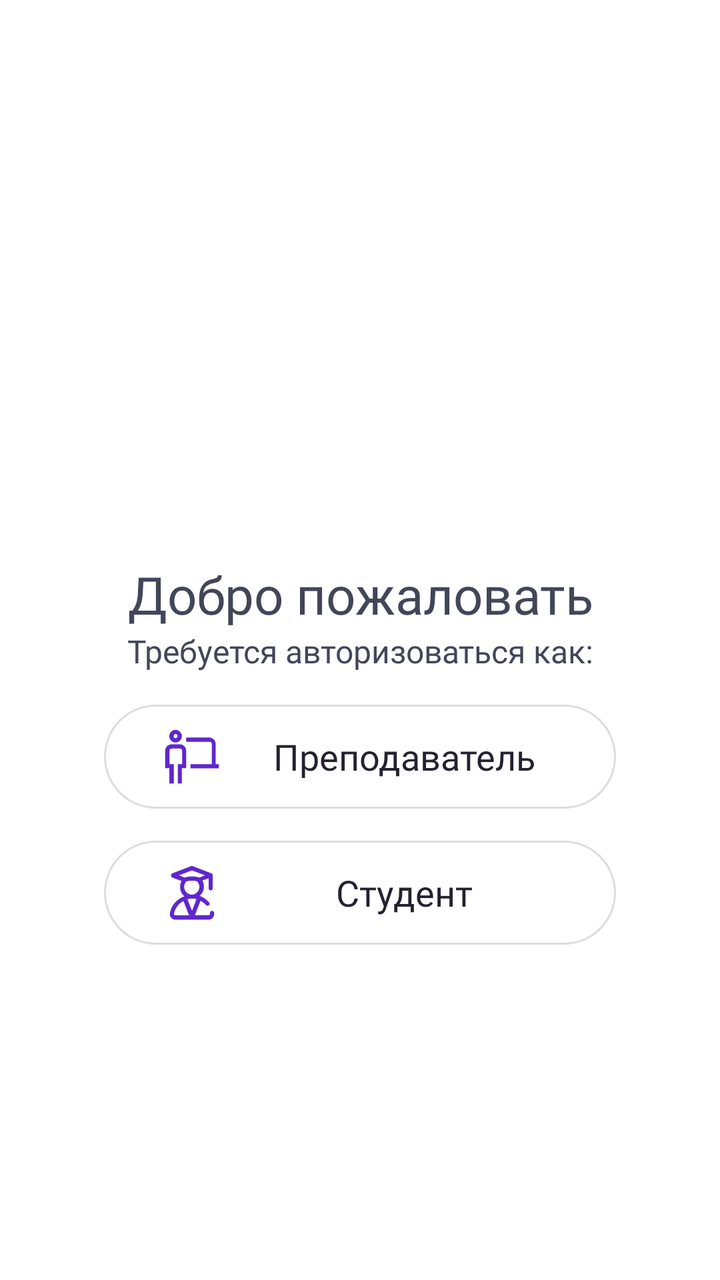
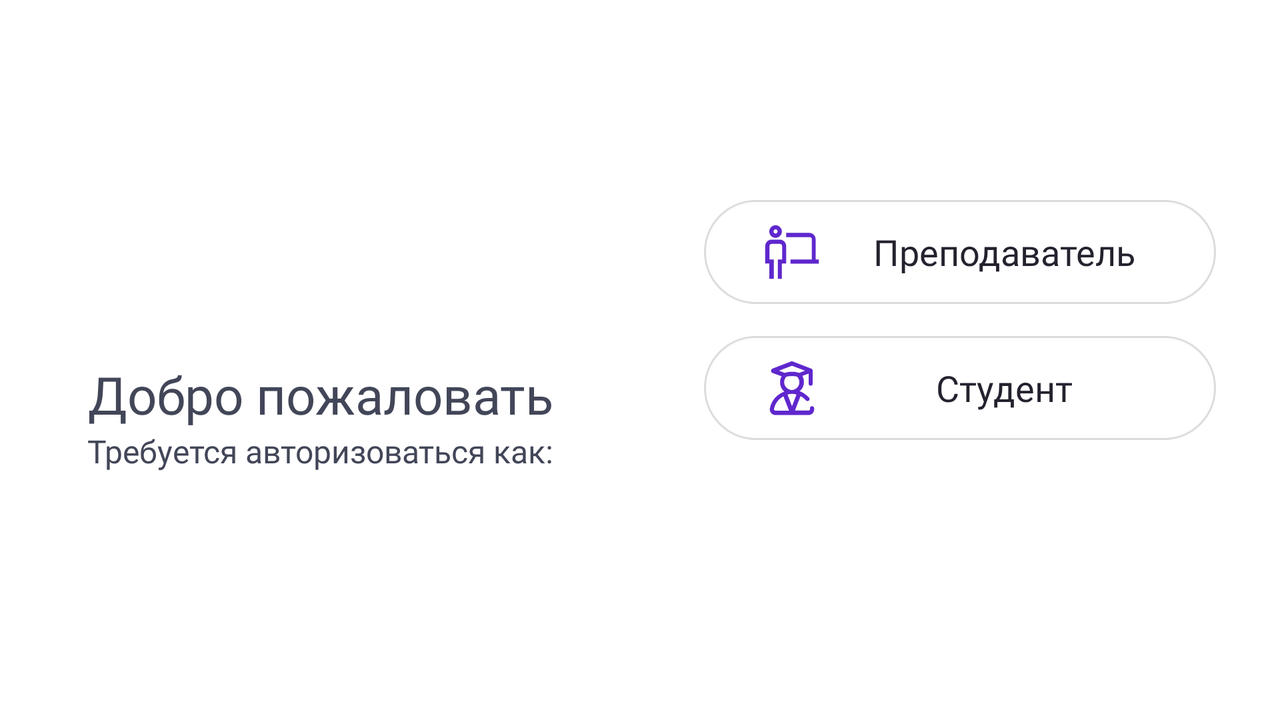

The same Android screen from two of the app's own layout files: first res/layout/ as a phone draws it, then the repository's variant for another configuration, drawn on a device whose configuration selects that folder. Both files follow.
<!-- AndroidManifest.xml: application theme AppTheme -->
<!-- res/layout/fragment_choice_of_role.xml -->
<?xml version="1.0" encoding="utf-8"?>
<LinearLayout xmlns:android="http://schemas.android.com/apk/res/android"
    xmlns:app="http://schemas.android.com/apk/res-auto"
    xmlns:tools="http://schemas.android.com/tools"
    android:layout_width="match_parent"
    android:layout_height="match_parent"
    android:gravity="center"
    tools:context=".ui.login.choiceOfRole.ChoiceOfRoleFragment"
    android:orientation="vertical">

    <LinearLayout
        android:id="@+id/header"
        android:layout_width="match_parent"
        android:layout_height="wrap_content"
        android:gravity="center"
        android:orientation="vertical">

        <ImageView
            android:layout_width="112dp"
            android:layout_height="112dp"
            android:src="@drawable/ic_login" />

        <TextView
            android:layout_width="match_parent"
            android:layout_height="wrap_content"
            android:fontFamily="@font/gilroy_semibold"
            android:text="Добро пожаловать"
            android:textAlignment="center"
            android:textSize="26sp" />

        <TextView
            android:layout_width="match_parent"
            android:layout_height="wrap_content"
            android:fontFamily="@font/gilroy_medium"
            android:text="Требуется авторизоваться как:"
            android:textAlignment="center"
            android:textSize="16sp" />
    </LinearLayout>

    <LinearLayout
        android:layout_width="match_parent"
        android:layout_height="wrap_content"
        android:orientation="vertical"
        android:gravity="center">
        <Button
            android:id="@+id/button_teacher"
            style="@style/CustomBtnOutline"
            android:layout_width="256dp"
            android:layout_height="52dp"
            android:layout_marginTop="16dp"
            android:padding="8dp"
            android:paddingStart="26dp"
            android:paddingEnd="26dp"
            android:text="Преподаватель"
            android:textSize="18sp"
            app:icon="@drawable/ic_teacher"
            app:iconSize="36dp"
            app:iconTint="@null" />

        <Button
            android:id="@+id/button_student"
            style="@style/CustomBtnOutline"
            android:layout_width="256dp"
            android:layout_height="52dp"
            android:layout_marginTop="16dp"
            android:padding="8dp"
            android:paddingStart="26dp"
            android:paddingEnd="26dp"
            android:backgroundTint="@android:color/white"
            android:text="Студент"
            android:textSize="18sp"
            app:icon="@drawable/ic_student"
            app:iconSize="36dp"
            app:iconTint="@null" />
        <Button
            android:visibility="gone"
            android:id="@+id/button_skip_auth"
            style="@style/CustomBtnOutline"
            android:layout_marginTop="16dp"
            android:layout_width="wrap_content"
            android:layout_height="wrap_content"
            android:text="Пропустить авторизацию"/>
    </LinearLayout>

</LinearLayout>
<!-- resources referenced by this layout -->
<resources>
  <!-- drawable ic_teacher (drawable) -->
  <vector xmlns:android="http://schemas.android.com/apk/res/android"
      android:width="30dp"
      android:height="30dp"
      android:viewportWidth="32"
      android:viewportHeight="32">
    <path
        android:fillColor="@color/purple"
        android:pathData="M8.7,9.7c1.5,0 2.8,-1.3 2.8,-2.8s-1.3,-2.8 -2.8,-2.8S5.9,5.3 5.9,6.9S7.2,9.7 8.7,9.7zM8.7,5.9c0.5,0 0.9,0.4 0.9,0.9S9.2,7.8 8.7,7.8c-0.5,0 -0.9,-0.4 -0.9,-0.9S8.2,5.9 8.7,5.9zM13.4,13.3v7.8h-1.9v6.8H9.7v-8.6h1.9v-6c0,-0.5 -0.4,-0.9 -0.9,-0.9H6.9c-0.5,0 -0.9,0.4 -0.9,0.9v6h1.9v8.6H5.9v-6.8H4.1v-7.8c0,-1.5 1.3,-2.8 2.8,-2.8h3.7C12.1,10.5 13.4,11.8 13.4,13.3zM27.9,19.3v1.9H15.3v-1.9h9.5v-9c0,-0.5 -0.4,-0.9 -0.9,-0.9H13.4V7.5h10.3c1.5,0 2.8,1.3 2.8,2.8v9H27.9z"/>
  </vector>
  <style name="CustomBtnOutline" parent="Widget.MaterialComponents.Button">
          <item name="strokeColor">@color/white_gray</item>
          <item name="strokeWidth">1dp</item>
          <item name="materialThemeOverlay">@style/CustomBtnOutline.CustomText</item>
          <item name="textInputStyle">@style/SmallText</item>
          <item name="shapeAppearanceOverlay">@style/ShapeFullCornerSize</item>
          <item name="backgroundTint">@android:color/transparent</item>
          <item name="rippleColor">@color/light_blue</item>
          <item name="android:stateListAnimator">@null</item>
          <item name="android:insetTop">0dp</item>
          <item name="android:insetBottom">0dp</item>
          <item name="android:minWidth">56dp</item>
      </style>
  <style name="AppTheme" parent="Theme.MaterialComponents.DayNight.NoActionBar">
          <item name="android:statusBarColor">@android:color/transparent</item>
          <item name="appBarLayoutStyle">@style/MyAppBar</item>
          <item name="windowActionModeOverlay">true</item>
          <item name="colorControlNormal">@color/dark_gray</item>
          <item name="android:windowTranslucentStatus">false</item>
          <item name="android:windowLightStatusBar">true</item>
          <item name="colorPrimary">@color/blue</item>
          <item name="android:windowBackground">@android:color/white</item>
          <item name="colorPrimaryDark">@color/dark_blue</item>
          <item name="colorAccent">@color/yellow</item>
          <item name="android:textColor">#424658</item>
          <item name="windowNoTitle">true</item>
      </style>
  <color name="purple">#5f27cd</color>
  <color name="white_gray">#DCDCDC</color>
  <style name="CustomBtnOutline.CustomText">
          <item name="colorOnPrimary">@color/dark</item>
          <item name="fontFamily">@font/gilroy_medium</item>
          <item name="android:textSize">20sp</item>
          <item name="android:letterSpacing">0</item>
          <item name="android:textAllCaps">false</item>
      </style>
  <style name="SmallText">
          <item name="fontFamily">@font/gilroy_medium</item>
      </style>
  <style name="ShapeFullCornerSize">
          <item name="cornerSize">28dp</item>
          <item name="cornerFamily">rounded</item>
      </style>
  <color name="light_blue">#33254DDC</color>
  <style name="MyAppBar" parent="Widget.Design.AppBarLayout">
          <item name="colorPrimary">@color/yellow</item>
          <item name="backgroundColor">@color/yellow</item>
          <item name="background">@color/yellow</item>
      </style>
  <color name="dark_gray">#535461</color>
  <color name="blue">#254DDC</color>
  <color name="dark_blue">#3700B3</color>
  <color name="yellow">#ffb142</color>
  <color name="dark">#25212E</color>
</resources>
<!-- res/layout-land/fragment_choice_of_role.xml (the repository's variant of the layout above) -->
<!-- drawn on the phone turned sideways -->
<?xml version="1.0" encoding="utf-8"?>
<LinearLayout xmlns:android="http://schemas.android.com/apk/res/android"
    xmlns:app="http://schemas.android.com/apk/res-auto"
    xmlns:tools="http://schemas.android.com/tools"
    android:layout_width="match_parent"
    android:layout_height="match_parent"
    android:gravity="center"
    tools:context=".ui.login.choiceOfRole.ChoiceOfRoleFragment"
    android:orientation="horizontal"
    android:paddingBottom="?attr/actionBarSize">

    <LinearLayout
        android:id="@+id/header"
        android:layout_weight="1"
        android:layout_width="0dp"
        android:layout_height="match_parent"
        android:gravity="center"
        android:orientation="vertical">

        <ImageView
            android:layout_width="112dp"
            android:layout_height="112dp"
            android:src="@drawable/ic_login" />

        <TextView
            android:layout_width="match_parent"
            android:layout_height="wrap_content"
            android:fontFamily="@font/gilroy_semibold"
            android:text="Добро пожаловать"
            android:textAlignment="center"
            android:textSize="26sp" />

        <TextView
            android:layout_width="match_parent"
            android:layout_height="wrap_content"
            android:fontFamily="@font/gilroy_medium"
            android:text="Требуется авторизоваться как:"
            android:textAlignment="center"
            android:textSize="16sp" />
    </LinearLayout>
    
    <LinearLayout
        android:id="@+id/btns"
        android:layout_weight="1"
        android:layout_width="0dp"
        android:layout_height="match_parent"
        android:orientation="vertical"
        android:gravity="center">
        <Button
            android:id="@+id/button_teacher"
            style="@style/CustomBtnOutline"
            android:layout_width="256dp"
            android:layout_height="52dp"
            android:layout_marginTop="16dp"
            android:padding="8dp"
            android:paddingStart="26dp"
            android:paddingEnd="26dp"
            android:textSize="18sp"
            android:text="Преподаватель"
            app:icon="@drawable/ic_teacher"
            app:iconSize="36dp"
            app:iconTint="@null" />

        <Button
            android:id="@+id/button_student"
            style="@style/CustomBtnOutline"
            android:layout_width="256dp"
            android:layout_height="52dp"
            android:layout_marginTop="16dp"
            android:padding="8dp"
            android:paddingStart="26dp"
            android:paddingEnd="26dp"
            android:textSize="18sp"
            android:text="Студент"
            app:icon="@drawable/ic_student"
            app:iconSize="36dp"
            app:iconTint="@null" />
        <Button
            android:visibility="gone"
            android:id="@+id/button_skip_auth"
            style="@style/CustomBtnOutline"
            android:layout_marginTop="16dp"
            android:layout_width="wrap_content"
            android:layout_height="wrap_content"
            android:text="Пропустить авторизацию"/>
    </LinearLayout>

</LinearLayout>
